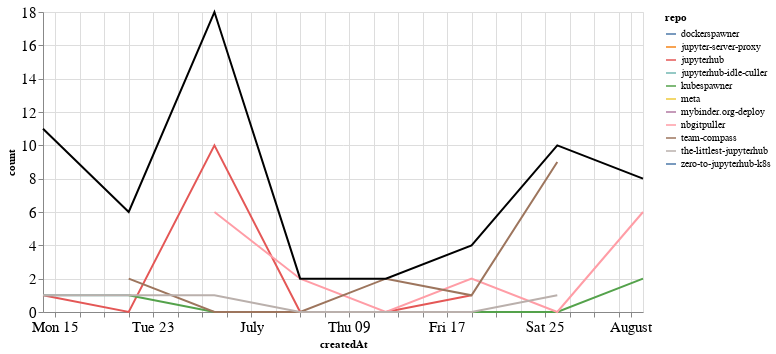

Notebook code cell kept with this figure:
### Markdown cell above
## Comments

### Code cell
comments_time = comments.groupby('repo').resample('W', on='createdAt').count()['author'].reset_index()
comments_time = comments_time.rename(columns={'author': 'count'})
comments_time_total = comments_time.groupby('createdAt').agg({"count": "sum"}).reset_index()
ch1 = alt.Chart(comments_time, width=600).mark_line().encode(
    x='createdAt',
    y='count',
    color='repo',
    tooltip="repo"
)

ch2 = alt.Chart(comments_time_total, width=600).mark_line(color="black").encode(
    x='createdAt',
    y='count',
)

ch1 + ch2

### Figure 1 — Vega-Lite specification as saved in the notebook (floating-point values rounded to 4 significant figures)
{"config": {"axisLeft": {"labelFontSize": 15}, "axisBottom": {"labelFontSize": 15}}, "layer": [{"data": {"name": "data-10db2695b67022729212d4d8de412f6b"}, "mark": "line", "encoding": {"color": {"type": "nominal", "field": "repo"}, "tooltip": {"type": "nominal", "field": "repo"}, "x": {"type": "temporal", "field": "createdAt"}, "y": {"type": "quantitative", "field": "count"}}, "width": 600}, {"data": {"name": "data-f5909b39ad7e4a6ea910031b81c7e361"}, "mark": {"type": "line", "color": "black"}, "encoding": {"x": {"type": "temporal", "field": "createdAt"}, "y": {"type": "quantitative", "field": "count"}}, "width": 600}], "$schema": "https://vega.github.io/schema/vega-lite/v4.8.1.json", "datasets": {"data-10db2695b67022729212d4d8de412f6b": [{"repo": "dockerspawner", "createdAt": "2020-06-14T00:00:00", "count": 4}, {"repo": "jupyter-server-proxy", "createdAt": "2020-06-14T00:00:00", "count": 1}, {"repo": "jupyterhub", "createdAt": "2020-06-14T00:00:00", "count": 1}, {"repo": "jupyterhub", "createdAt": "2020-06-21T00:00:00", "count": 0}, {"repo": "jupyterhub", "createdAt": "2020-06-28T00:00:00", "count": 10}, {"repo": "jupyterhub", "createdAt": "2020-07-05T00:00:00", "count": 0}, {"repo": "jupyterhub", "createdAt": "2020-07-12T00:00:00", "count": 0}, {"repo": "jupyterhub", "createdAt": "2020-07-19T00:00:00", "count": 1}, {"repo": "jupyterhub-idle-culler", "createdAt": "2020-06-14T00:00:00", "count": 1}, {"repo": "jupyterhub-idle-culler", "createdAt": "2020-06-21T00:00:00", "count": 1}, {"repo": "kubespawner", "createdAt": "2020-06-21T00:00:00", "count": 1}, {"repo": "kubespawner", "createdAt": "2020-06-28T00:00:00", "count": 0}, {"repo": "kubespawner", "createdAt": "2020-07-05T00:00:00", "count": 0}, {"repo": "kubespawner", "createdAt": "2020-07-12T00:00:00", "count": 0}, {"repo": "kubespawner", "createdAt": "2020-07-19T00:00:00", "count": 0}, {"repo": "kubespawner", "createdAt": "2020-07-26T00:00:00", "count": 0}, {"repo": "kubespawner", "createdAt": "2020-08-02T00:00:00", "count": 2}, {"repo": "meta", "createdAt": "2020-06-28T00:00:00", "count": 1}, {"repo": "mybinder.org-deploy", "createdAt": "2020-06-21T00:00:00", "count": 1}, {"repo": "nbgitpuller", "createdAt": "2020-06-28T00:00:00", "count": 6}, {"repo": "nbgitpuller", "createdAt": "2020-07-05T00:00:00", "count": 2}, {"repo": "nbgitpuller", "createdAt": "2020-07-12T00:00:00", "count": 0}, {"repo": "nbgitpuller", "createdAt": "2020-07-19T00:00:00", "count": 2}, {"repo": "nbgitpuller", "createdAt": "2020-07-26T00:00:00", "count": 0}, {"repo": "nbgitpuller", "createdAt": "2020-08-02T00:00:00", "count": 6}, {"repo": "team-compass", "createdAt": "2020-06-21T00:00:00", "count": 2}, {"repo": "team-compass", "createdAt": "2020-06-28T00:00:00", "count": 0}, {"repo": "team-compass", "createdAt": "2020-07-05T00:00:00", "count": 0}, {"repo": "team-compass", "createdAt": "2020-07-12T00:00:00", "count": 2}, {"repo": "team-compass", "createdAt": "2020-07-19T00:00:00", "count": 1}, {"repo": "team-compass", "createdAt": "2020-07-26T00:00:00", "count": 9}, {"repo": "the-littlest-jupyterhub", "createdAt": "2020-06-14T00:00:00", "count": 1}, {"repo": "the-littlest-jupyterhub", "createdAt": "2020-06-21T00:00:00", "count": 1}, {"repo": "the-littlest-jupyterhub", "createdAt": "2020-06-28T00:00:00", "count": 1}, {"repo": "the-littlest-jupyterhub", "createdAt": "2020-07-05T00:00:00", "count": 0}, {"repo": "the-littlest-jupyterhub", "createdAt": "2020-07-12T00:00:00", "count": 0}, {"repo": "the-littlest-jupyterhub", "createdAt": "2020-07-19T00:00:00", "count": 0}, {"repo": "the-littlest-jupyterhub", "createdAt": "2020-07-26T00:00:00", "count": 1}, {"repo": "zero-to-jupyterhub-k8s", "createdAt": "2020-06-14T00:00:00", "count": 3}], "data-f5909b39ad7e4a6ea910031b81c7e361": [{"createdAt": "2020-06-14T00:00:00", "count": 11}, {"createdAt": "2020-06-21T00:00:00", "count": 6}, {"createdAt": "2020-06-28T00:00:00", "count": 18}, {"createdAt": "2020-07-05T00:00:00", "count": 2}, {"createdAt": "2020-07-12T00:00:00", "count": 2}, {"createdAt": "2020-07-19T00:00:00", "count": 4}, {"createdAt": "2020-07-26T00:00:00", "count": 10}, {"createdAt": "2020-08-02T00:00:00", "count": 8}]}}
